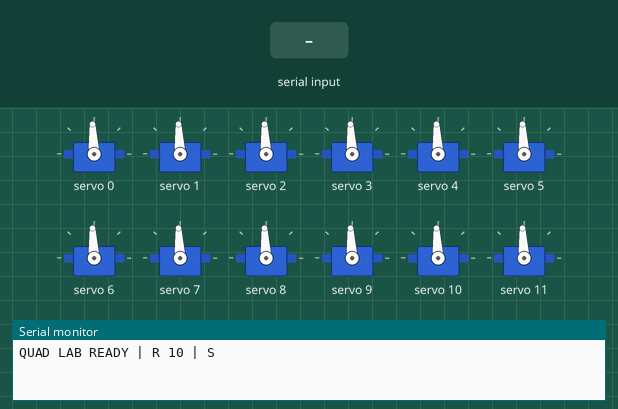
The sketch below on a simulated Arduino Mega 2560, built with avr-gcc and run on an emulated ATmega2560. Shown: 12 × servo, the last lines printed to the serial monitor. Inputs (shaded band) come from the test bench.

Above: at 1.2 s.
1.3 s: "R 90\n" received over Serial
At 1.76 s:
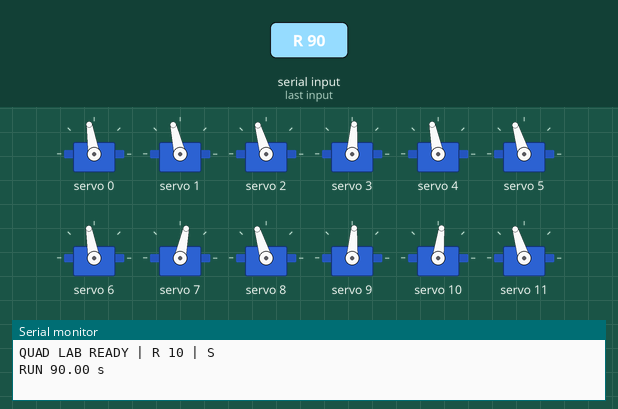
4.3 s: "S\n" received over Serial
Timing chart, 0 to 7.3 s (numbered marks = the images above; inputs shaded):
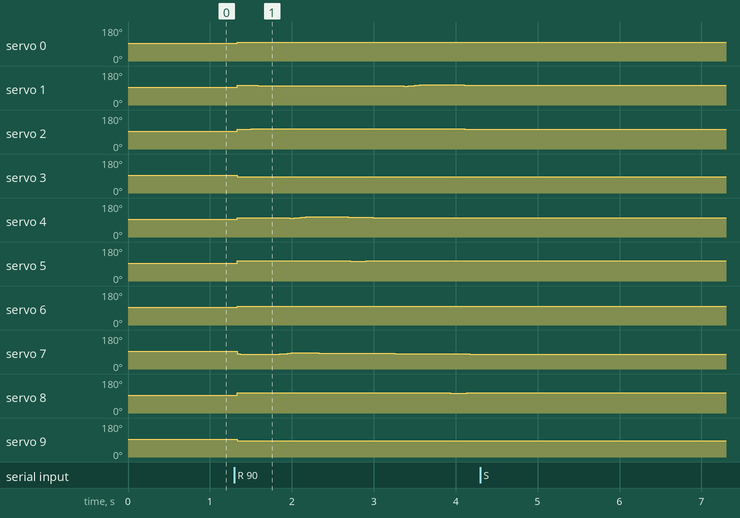

The sketch:

quadruped_crawl_mega_example.ino
```cpp
/*
  QUAD//LAB - Arduino Mega 2560 + PCA9685 / 12 channels
  GENERATED OPEN-LOOP GAIT EXAMPLE; NOT HARDWARE-VERIFIED.
  Required library: Adafruit PWM Servo Driver Library.
  Mega: SDA D20 -> PCA SDA, SCL D21 -> PCA SCL,
        5V -> PCA VCC, GND -> PCA GND.
  Each servo must use its OWN correctly regulated power rail.
  In the reference wiring, PCA V+ is UNUSED; servo signals only
  are routed from PCA channels, servo power comes from separate BECs.
  Every servo ground and PCA ground must share a SIGNAL REFERENCE.
  USB powers Mega during benchtop tests; standalone controller
  power supply is NOT included in this generated schematic.
  NEVER connect a 2S LiPo directly to a servo above its rating.
  Confirm servo pulse width, mechanical center, direction and limits
  using ONE UNLOADED MOTOR before using this with 12 servos.
*/
#include <Wire.h>
#include <Adafruit_PWMServoDriver.h>
#include <math.h>

Adafruit_PWMServoDriver pwm(0x40);
const float UPPER_MM = 145.00f;
const float LOWER_MM = 165.00f;
const float BODY_H_MM = 275.00f;
const float BODY_L_MM = 430.00f;
const float BODY_W_MM = 270.00f;
const float STRIDE_MM = 75.00f;
const float LIFT_MM = 48.00f;
const float PERIOD_S = 2.80f;
const float DUTY = 0.75f;
const int SERVO_CENTER = 135;
const int SAFE_MIN_DEG = 95;
const int SAFE_MAX_DEG = 175;
// EXAMPLE pulse endpoints for 0-270 degrees - verify against hardware.
const int PULSE_MIN_US = 1000;
const int PULSE_MAX_US = 2000;
const float PHASE[4] = {0.0f, 0.50f, 0.75f, 0.25f};
// Adjust +1/-1 to each actual servo's mounting direction.
int servoSign[12] = {1,1,1,1,1,1,1,1,1,1,1,1};
float servoTrim[12] = {0};
float clipf(float x,float lo,float hi){return fmaxf(lo,fminf(hi,x));}

void outputServo(int channel,float degrees){
  degrees = clipf(SERVO_CENTER + servoSign[channel]*(degrees-SERVO_CENTER)
                  +servoTrim[channel],SAFE_MIN_DEG,SAFE_MAX_DEG);
  // This linear mapping must match the physical 270-degree servo.
  float micros = PULSE_MIN_US + (degrees/270.0f)*(PULSE_MAX_US-PULSE_MIN_US);
  // 50 Hz (20,000 us period), 4096 PCA counts.
  int ticks=(int)roundf(clipf(micros/20000.0f*4096.0f,0,4095));
  pwm.setPWM(channel,0,ticks);
}

void solveLeg(int id,float t){
  int front=(id<2)?1:-1,side=(id%2==0)?1:-1;
  float hipX=front*(BODY_L_MM*0.5f-8),hipZ=side*(BODY_W_MM*0.5f+5);
  float q=fmodf(t/PERIOD_S+PHASE[id],1.0f);
  if(q<0)q+=1.0f;
  float progress=0.0f,stepHeight=0.0f;
  if(q<DUTY){progress=0.5f-q/DUTY;}
  else {float u=(q-DUTY)/(1.0f-DUTY);
        progress=-0.5f+u*u*(3-2*u);
        stepHeight=LIFT_MM*sinf(3.14159265f*u);}
  float dx=front*29+STRIDE_MM*progress;
  float dz=side*88.0f;
  float dy=stepHeight-BODY_H_MM;
  float v=hypotf(dy,dz),d=hypotf(dx,v);
  float lo=fabsf(UPPER_MM-LOWER_MM)+0.01f,hi=UPPER_MM+LOWER_MM-0.01f;
  d=clipf(d,lo,hi);
  float k=(UPPER_MM*UPPER_MM+d*d-LOWER_MM*LOWER_MM)/(2*d);
  float h=sqrtf(fmaxf(0,UPPER_MM*UPPER_MM-k*k));
  float kneeX=k*dx/(d+0.000001f) +front*h*v/(d+0.000001f);
  float kneeDown=k*v/(d+0.000001f) -front*h*dx/(d+0.000001f);
  float roll=atan2f(dz,fmaxf(1,-dy))*180.0f/3.14159265f;
  float pitch=atan2f(kneeX,kneeDown)*180.0f/3.14159265f;
  float bend=180.0f-acosf(clipf((UPPER_MM*UPPER_MM+
            LOWER_MM*LOWER_MM-d*d)/(2*UPPER_MM*LOWER_MM),-1,1))
            *180.0f/3.14159265f;
  // These are mathematical joint values mapped to a nominal center.
  // Calibrate mechanically before letting the robot bear its weight.
  outputServo(id*3+0,SERVO_CENTER+roll);
  outputServo(id*3+1,SERVO_CENTER+pitch);
  outputServo(id*3+2,SERVO_CENTER+bend);
}

bool running=false;
unsigned long lastTick=0,stopAt=0;
float elapsed=0.0f;
String serialLine="";
void command(String line){
 line.trim();line.toUpperCase();
 if(line=="S"){running=false;Serial.println("STOP");return;}
 if(line.startsWith("R ")){
   float seconds=line.substring(2).toFloat();
   if(seconds>0&&seconds<=3600){
     running=true;elapsed=0;lastTick=millis();
     stopAt=lastTick+(unsigned long)(seconds*1000.0f);
     Serial.print("RUN ");Serial.print(seconds);Serial.println(" s");
   }else Serial.println("ERR: use R <seconds>, 0..3600");
   return;
 }
 Serial.println("Commands: R 10 (run 10 s), S (stop)");
}
void setup(){
 Serial.begin(115200);Wire.begin();pwm.begin();pwm.setPWMFreq(50);
 delay(20);lastTick=millis();
 // HOLD nominal neutral; inspect calibration before powering 12 servos.
 for(int i=0;i<12;i++)outputServo(i,SERVO_CENTER);
 Serial.println("QUAD LAB READY | R 10 | S");
}
void loop(){
 while(Serial.available()){
   char ch=(char)Serial.read();
   if(ch=='\n'||ch=='\r'){if(serialLine.length())command(serialLine);serialLine="";}
   else if(serialLine.length()<40)serialLine+=ch;
 }
 if(!running)return;
 unsigned long now=millis();
 if((long)(now-stopAt)>=0){running=false;Serial.println("COMPLETE");return;}
 if((unsigned long)(now-lastTick)>=20){
   elapsed+=(now-lastTick)*0.001f;lastTick=now;
   for(int leg=0;leg<4;leg++)solveLeg(leg,elapsed);
 }
}
```

Measured:
- after the input at 1.3 s, servo 0: 93° → 99° at once, → 100° 2.2 s later, → 99° 0.52 s later; servo 1: 93° → 104° at once, → 103° 0.25 s later, → 102° 0.96 s later, → 101° 0.44 s later, … (13 changes in this stretch)
- after the input at 4.3 s, servo 0: stops changing and stays 99°; servo 1: stops changing and stays 104°; servo 2: stops changing and stays 105°; servo 3, servo 9: stops changing and stays 86°; servo 4: stops changing and stays 102°
